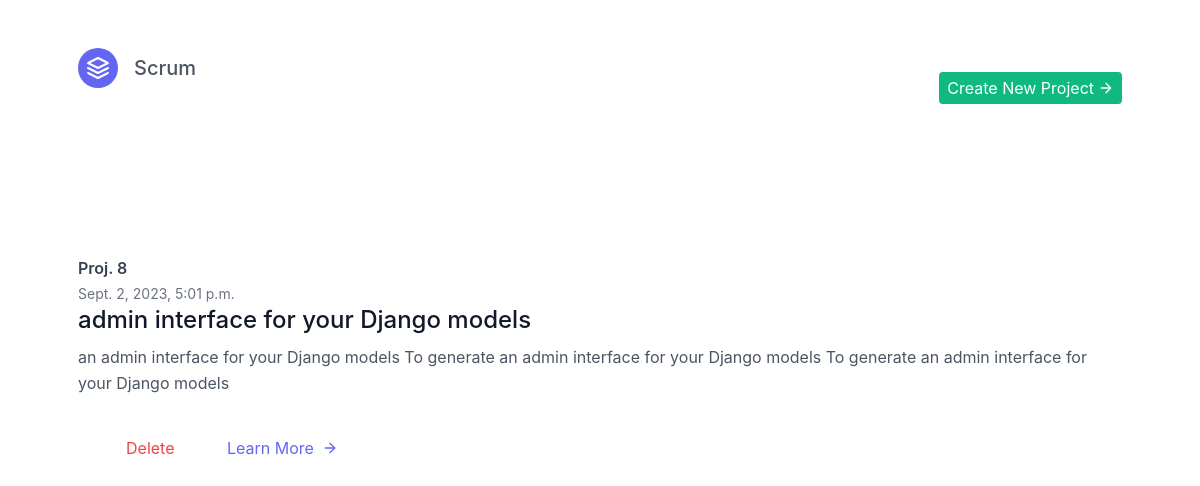
The app's page /, older data.
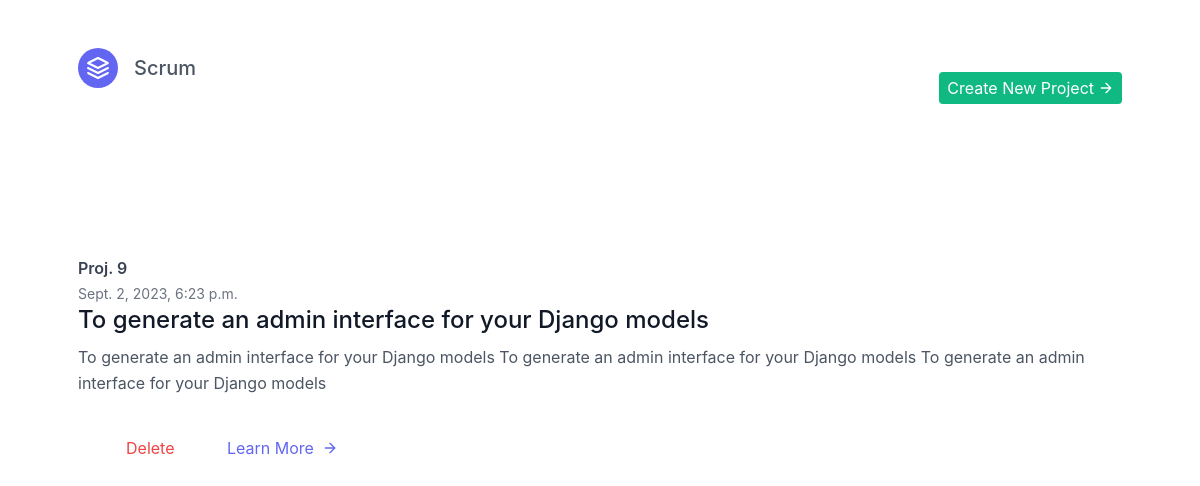
The same page, newer data.
### app/models.py (models this page shows, shortened)
class Project(models.Model):
    project_name = models.TextField()
    project_description = models.TextField()
    created_at = models.DateTimeField(auto_now_add=True)  # Automatically set on creation

### app/views.py (the view)
# urls.py: path("", views.home, name="home page"),
def home(request):
    projects = Project.objects.all()
    return render(request, 'index.html', {'projects':projects})

### app/templates/index.html (shortened to what this page needs)
<!DOCTYPE html>
<html lang="en">
<link href="https://unpkg.com/tailwindcss@^2/dist/tailwind.min.css" rel="stylesheet">
<link rel="stylesheet" href="https://cdn.jsdelivr.net/npm/bootstrap@4.0.0/dist/css/bootstrap.min.css">
<body>
    <header class="text-gray-600 body-font">
        <div class="container mx-auto flex flex-wrap p-5 flex-col md:flex-row items-center">
          <a class="flex title-font font-medium items-center text-gray-900 mb-4 md:mb-0">
            <svg xmlns="http://www.w3.org/2000/svg" fill="none" stroke="currentColor" stroke-linecap="round" stroke-linejoin="round" stroke-width="2" class="w-10 h-10 text-white p-2 bg-indigo-500 rounded-full" viewBox="0 0 24 24">
              <path d="M12 2L2 7l10 5 10-5-10-5zM2 17l10 5 10-5M2 12l10 5 10-5"></path>
            </svg>
            <span class="ml-3 text-xl">Scrum</span>
          </a>
          <button class="md:ml-auto flex flex-wrap items-center text-white text-base justify-center bg-green-500 border-0 py-1 px-2 focus:outline-none hover:bg-green-700 rounded text-base mt-3 md:mt-0" data-toggle="modal" data-target="#exampleModal"  type="button">Create New Project
            <svg fill="none" stroke="currentColor" stroke-linecap="round" stroke-linejoin="round" stroke-width="2" class="w-4 h-4 ml-1" viewBox="0 0 24 24">
              <path d="M5 12h14M12 5l7 7-7 7"></path>
            </svg>
          </button>
        </div>
      </header>
    <section class="text-gray-600 body-font overflow-hidden">
        <div class="container px-5 py-24 mx-auto">
          <div class="-my-8 divide-y-2 divide-gray-100">
            {% for project in projects %}
              <div class="py-8 flex flex-wrap md:flex-nowrap">
                <div class="md:w-64 md:mb-0 mb-6 flex-shrink-0 flex flex-col">
                  <span class="font-semibold title-font text-gray-700">Proj. {{ project.id }}</span>
                  <span class="mt-1 text-gray-500 text-sm">{{ project.created_at }}</span>
                </div>
                <div class="md:flex-grow">
                  <h2 class="text-2xl font-medium text-gray-900 title-font mb-2">{{ project.project_name }}</h2>
                  <p class="leading-relaxed">{{ project.project_description }}</p>
                  <a href="/delete_project/{{ project.project_name }}"  class="text-red-500 inline-flex mx-5 items-center mt-4">Delete
                  </a>
                  <a href="/tickets/{{ project.project_name }}"  class="text-indigo-500 inline-flex items-center mt-4">Learn More
                    <svg class="w-4 h-4 ml-2" viewBox="0 0 24 24" stroke="currentColor" stroke-width="2" fill="none" stroke-linecap="round" stroke-linejoin="round">
                      <path d="M5 12h14"></path>
                      <path d="M12 5l7 7-7 7"></path>
                    </svg>
                  </a>
                </div>
              </div>
            {% endfor %}
          </div>
        </div>
      </section>
</body>
</html>

Row changes from the older to the newer data that the page shows:
removed Project: id "8", created_at "Sept. 2, 2023, 5:01 p.m.", project_name "admin interface for your Django models", project_description "an admin interface for your Django models To generate an admin interface for your Django models To generate an admin interface for your Django models"
added Project: id "9", created_at "Sept. 2, 2023, 6:23 p.m.", project_name "To generate an admin interface for your Django models", project_description "To generate an admin interface for your Django models To generate an admin interface for your Django models To generate an admin interface for your Django models"
